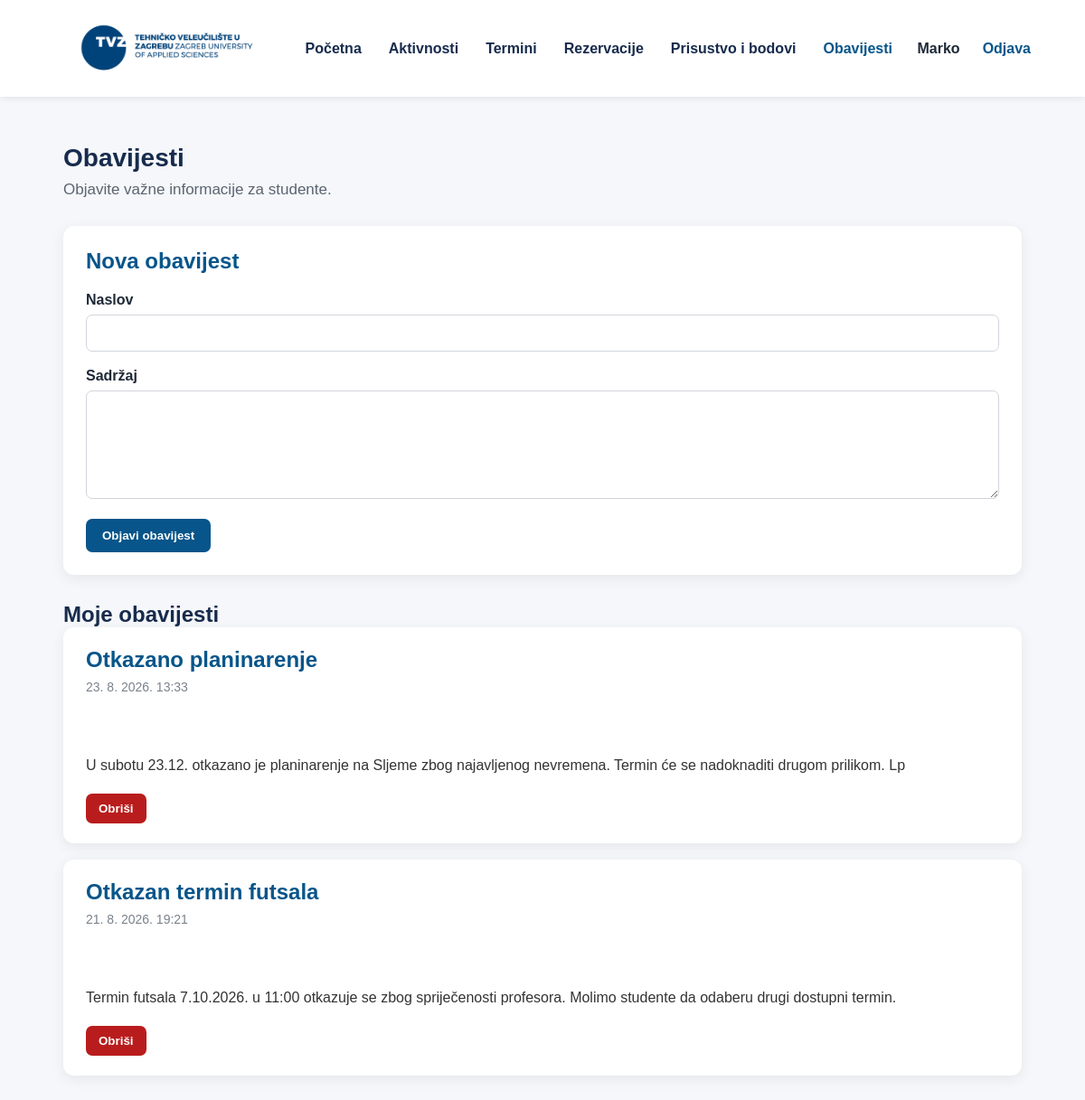
Page /professor/announcements.php (signed in) on the committed database.
### tables this page shows
CREATE TABLE `announcements` (
  `id` int(11) NOT NULL,
  `professor_id` int(11) NOT NULL,
  `title` varchar(255) NOT NULL,
  `content` text NOT NULL,
  `created_at` timestamp NOT NULL DEFAULT current_timestamp()
);

### professor/announcements.php (the view, shortened to what this page needs)
<?php
require_once '../config/database.php';
$professorId = (int) ($_SESSION['user_id'] ?? 0);
$sql = "
    SELECT
        id,
        title,
        content,
        created_at
    FROM announcements
    WHERE professor_id = ?
    ORDER BY created_at DESC
";
$stmt = $pdo->prepare($sql);
$stmt->execute([
    $professorId
]);
$announcements = $stmt->fetchAll(PDO::FETCH_ASSOC);
?>
<!DOCTYPE html>
<html lang="hr">
<head>
    <link
        rel="stylesheet"
        href="../css/common.css"
    >
    <link
        rel="stylesheet"
        href="../css/navbar.css"
    >
</head>
<body>
    <?php require_once '../includes/navbar.php'; ?>
    <main class="container">
        <section class="page-header">
            <h1>
                Obavijesti
            </h1>
            <p>
                Objavite važne informacije za studente.
            </p>
        </section>
        <section class="announcement-form">
            <h2>
                Nova obavijest
            </h2>
            <form
                method="POST"
                action="announcements.php"
            >
                <div class="form-group">
                    <label for="title">
                        Naslov
                    </label>
                    <input
                        type="text"
                        id="title"
                        name="title"
                        maxlength="255"
                        required
                    >
                </div>
                <div class="form-group">
                    <label for="content">
                        Sadržaj
                    </label>
                    <textarea
                        id="content"
                        name="content"
                        required
                    ></textarea>
                </div>
                <button
                    type="submit"
                    class="add-button"
                >
                    Objavi obavijest
                </button>
            </form>
        </section>
        <section>
            <h2>
                Moje obavijesti
            </h2>
            <?php if (empty($announcements)): ?>
                <div class="empty-state">
                    Još nema objavljenih obavijesti.
                </div>
            <?php else: ?>
                <div class="announcement-list">
                    <?php foreach ($announcements as $announcement): ?>
                        <article class="announcement-card">
                            <h2>
                                <?= htmlspecialchars(
                                    $announcement['title']
                                ) ?>
                            </h2>
                            <div class="announcement-date">
                                <?= date(
                                    'j. n. Y. H:i',
                                    strtotime(
                                        $announcement['created_at']
                                    )
                                ) ?>
                            </div>
                            <div class="announcement-content">
                                <?= htmlspecialchars(
                                    $announcement['content']
                                ) ?>
                            </div>
                            <form
                                method="POST"
                                action="announcements.php"
                                class="delete-form"
                                onsubmit="return confirm(
                                    'Jeste li sigurni da želite obrisati ovu obavijest?'
                                );"
                            >
                                <button
                                    type="submit"
                                    class="delete-button"
                                >
                                    Obriši
                                </button>
                            </form>
                        </article>
                    <?php endforeach; ?>
                </div>
            <?php endif; ?>
        </section>
    </main>
</body>
</html>

### css/common.css (style rules this page uses)
body { font-family: Arial, sans-serif; background-color: #f5f7fa; color: #1f2937; }
.container { max-width: 1100px; margin: 50px auto; padding: 0 20px; }
.page-header { margin-bottom: 24px; }
.page-header h1 { margin-bottom: 8px; }
h1 { font-size: 28px; line-height: 1.25; margin-bottom: 8px; color: #172b4d; }
h2 { color: #172b4d; }

### professor/announcements.php (style rules this page uses)
.page-header { margin-bottom: 30px; }
.page-header p { color: #5b6470; font-size: 17px; }
.announcement-form { background-color: #ffffff; border-radius: 12px; padding: 25px; margin-bottom: 30px; box-shadow: 0 4px 15px rgba(0, 0, 0, 0.07); }
.announcement-form h2 { margin-bottom: 20px; color: #07558a; }
.form-group { margin-bottom: 18px; }
.form-group label { display: block; margin-bottom: 7px; font-weight: bold; }
.form-group input, .form-group textarea { width: 100%; padding: 11px 12px; border: 1px solid #d1d5db; border-radius: 7px; font-family: inherit; font-size: 15px; box-sizing: border-box; }
.form-group textarea { min-height: 120px; resize: vertical; }
.add-button { border: none; padding: 11px 18px; border-radius: 7px; background-color: #07558a; color: #ffffff; font-weight: bold; cursor: pointer; }
.announcement-list { display: grid; gap: 18px; }
.announcement-card { background-color: #ffffff; border-radius: 12px; padding: 22px 25px; box-shadow: 0 4px 15px rgba(0, 0, 0, 0.07); }
.announcement-card h2 { color: #07558a; margin-bottom: 8px; }
.announcement-date { color: #7a828c; font-size: 14px; margin-bottom: 15px; }
.announcement-content { color: #333333; line-height: 1.6; white-space: pre-line; }
.delete-form { margin-top: 18px; }
.delete-button { border: none; padding: 9px 14px; border-radius: 7px; background-color: #b91c1c; color: #ffffff; font-weight: bold; cursor: pointer; }

### rows in the picture
announcements: title "Otkazano planinarenje", created_at "23. 8. 2026. 13:33", content "U subotu 23.12. otkazano je planinarenje na Sljeme zbog najavljenog nevremena. Termin će se nadoknaditi drugom prilikom. Lp"
announcements: title "Otkazan termin futsala", created_at "21. 8. 2026. 19:21", content "Termin futsala 7.10.2026. u 11:00 otkazuje se zbog spriječenosti profesora. Molimo studente da odaberu drugi dostupni termin."
